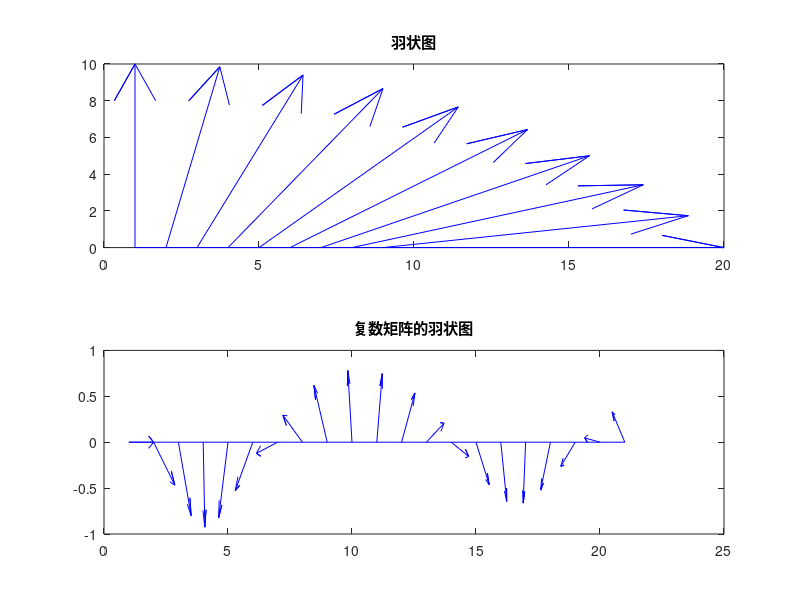

The MATLAB script that drew this image:
% [绘图]羽状图
subplot(2,1,1)
alpha=90:-10:0;
r=ones(size(alpha));
m=alpha*pi/180;
n=r*10;
[u,v]=pol2cart(m,n);
feather(u,v)
title('羽状图')
axis([0 20 0 10])
subplot(2,1,2)
t=0:0.5:10;
x=0.05+i;
y=exp(-x*t);
feather(y)
title('复数矩阵的羽状图')